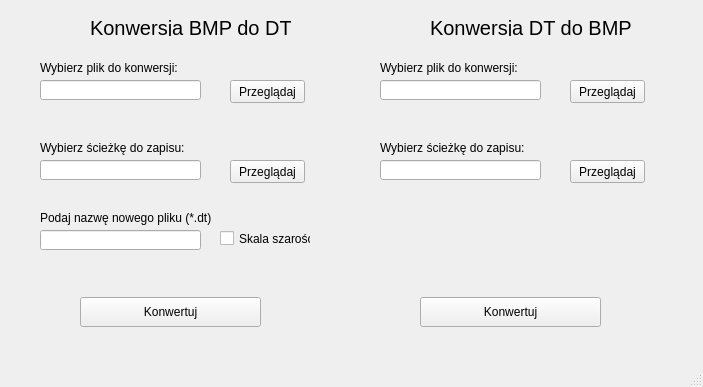
<?xml version="1.0" encoding="UTF-8"?>
<ui version="4.0">
 <class>MainWindow</class>
 <widget class="QMainWindow" name="MainWindow">
  <property name="geometry">
   <rect>
    <x>0</x>
    <y>0</y>
    <width>703</width>
    <height>387</height>
   </rect>
  </property>
  <property name="windowTitle">
   <string>MainWindow</string>
  </property>
  <widget class="QWidget" name="centralWidget">
   <widget class="QPushButton" name="bdFileButton">
    <property name="geometry">
     <rect>
      <x>230</x>
      <y>80</y>
      <width>75</width>
      <height>23</height>
     </rect>
    </property>
    <property name="text">
     <string>Przeglądaj</string>
    </property>
   </widget>
   <widget class="QPushButton" name="bdPathButton">
    <property name="geometry">
     <rect>
      <x>230</x>
      <y>160</y>
      <width>75</width>
      <height>23</height>
     </rect>
    </property>
    <property name="text">
     <string>Przeglądaj</string>
    </property>
   </widget>
   <widget class="QLineEdit" name="bdFile">
    <property name="enabled">
     <bool>true</bool>
    </property>
    <property name="geometry">
     <rect>
      <x>40</x>
      <y>80</y>
      <width>161</width>
      <height>20</height>
     </rect>
    </property>
   </widget>
   <widget class="QLineEdit" name="bdPath">
    <property name="geometry">
     <rect>
      <x>40</x>
      <y>160</y>
      <width>161</width>
      <height>20</height>
     </rect>
    </property>
   </widget>
   <widget class="QLabel" name="label">
    <property name="geometry">
     <rect>
      <x>40</x>
      <y>60</y>
      <width>151</width>
      <height>16</height>
     </rect>
    </property>
    <property name="text">
     <string>Wybierz plik do konwersji:</string>
    </property>
   </widget>
   <widget class="QLabel" name="label_2">
    <property name="geometry">
     <rect>
      <x>40</x>
      <y>140</y>
      <width>161</width>
      <height>16</height>
     </rect>
    </property>
    <property name="text">
     <string>Wybierz ścieżkę do zapisu:</string>
    </property>
   </widget>
   <widget class="QPushButton" name="bdConvertButton">
    <property name="geometry">
     <rect>
      <x>80</x>
      <y>297</y>
      <width>181</width>
      <height>30</height>
     </rect>
    </property>
    <property name="text">
     <string>Konwertuj</string>
    </property>
   </widget>
   <widget class="QLabel" name="label_3">
    <property name="geometry">
     <rect>
      <x>90</x>
      <y>20</y>
      <width>201</width>
      <height>16</height>
     </rect>
    </property>
    <property name="font">
     <font>
      <pointsize>15</pointsize>
     </font>
    </property>
    <property name="text">
     <string>Konwersja BMP do DT</string>
    </property>
   </widget>
   <widget class="QLineEdit" name="dbFile">
    <property name="geometry">
     <rect>
      <x>380</x>
      <y>80</y>
      <width>161</width>
      <height>20</height>
     </rect>
    </property>
   </widget>
   <widget class="QPushButton" name="dbFileButton">
    <property name="geometry">
     <rect>
      <x>570</x>
      <y>80</y>
      <width>75</width>
      <height>23</height>
     </rect>
    </property>
    <property name="text">
     <string>Przeglądaj</string>
    </property>
   </widget>
   <widget class="QLineEdit" name="dbPath">
    <property name="geometry">
     <rect>
      <x>380</x>
      <y>160</y>
      <width>161</width>
      <height>20</height>
     </rect>
    </property>
   </widget>
   <widget class="QLabel" name="label_4">
    <property name="geometry">
     <rect>
      <x>380</x>
      <y>140</y>
      <width>161</width>
      <height>16</height>
     </rect>
    </property>
    <property name="text">
     <string>Wybierz ścieżkę do zapisu:</string>
    </property>
   </widget>
   <widget class="QPushButton" name="dbPathButton">
    <property name="geometry">
     <rect>
      <x>570</x>
      <y>160</y>
      <width>75</width>
      <height>23</height>
     </rect>
    </property>
    <property name="text">
     <string>Przeglądaj</string>
    </property>
   </widget>
   <widget class="QLabel" name="label_5">
    <property name="geometry">
     <rect>
      <x>380</x>
      <y>60</y>
      <width>151</width>
      <height>16</height>
     </rect>
    </property>
    <property name="text">
     <string>Wybierz plik do konwersji:</string>
    </property>
   </widget>
   <widget class="QPushButton" name="dbConvertButton">
    <property name="geometry">
     <rect>
      <x>420</x>
      <y>297</y>
      <width>181</width>
      <height>30</height>
     </rect>
    </property>
    <property name="text">
     <string>Konwertuj</string>
    </property>
   </widget>
   <widget class="QLabel" name="label_6">
    <property name="geometry">
     <rect>
      <x>430</x>
      <y>20</y>
      <width>201</width>
      <height>16</height>
     </rect>
    </property>
    <property name="font">
     <font>
      <pointsize>15</pointsize>
     </font>
    </property>
    <property name="text">
     <string>Konwersja DT do BMP</string>
    </property>
   </widget>
   <widget class="QLineEdit" name="bdFileName">
    <property name="geometry">
     <rect>
      <x>40</x>
      <y>230</y>
      <width>161</width>
      <height>20</height>
     </rect>
    </property>
   </widget>
   <widget class="QLabel" name="label_7">
    <property name="geometry">
     <rect>
      <x>40</x>
      <y>210</y>
      <width>171</width>
      <height>16</height>
     </rect>
    </property>
    <property name="text">
     <string>Podaj nazwę nowego pliku (*.dt)</string>
    </property>
   </widget>
   <widget class="QCheckBox" name="greyScale">
    <property name="geometry">
     <rect>
      <x>220</x>
      <y>230</y>
      <width>91</width>
      <height>17</height>
     </rect>
    </property>
    <property name="text">
     <string>Skala szarości</string>
    </property>
   </widget>
  </widget>
  <widget class="QStatusBar" name="statusBar"/>
 </widget>
 <layoutdefault spacing="6" margin="11"/>
 <resources/>
 <connections/>
</ui>
